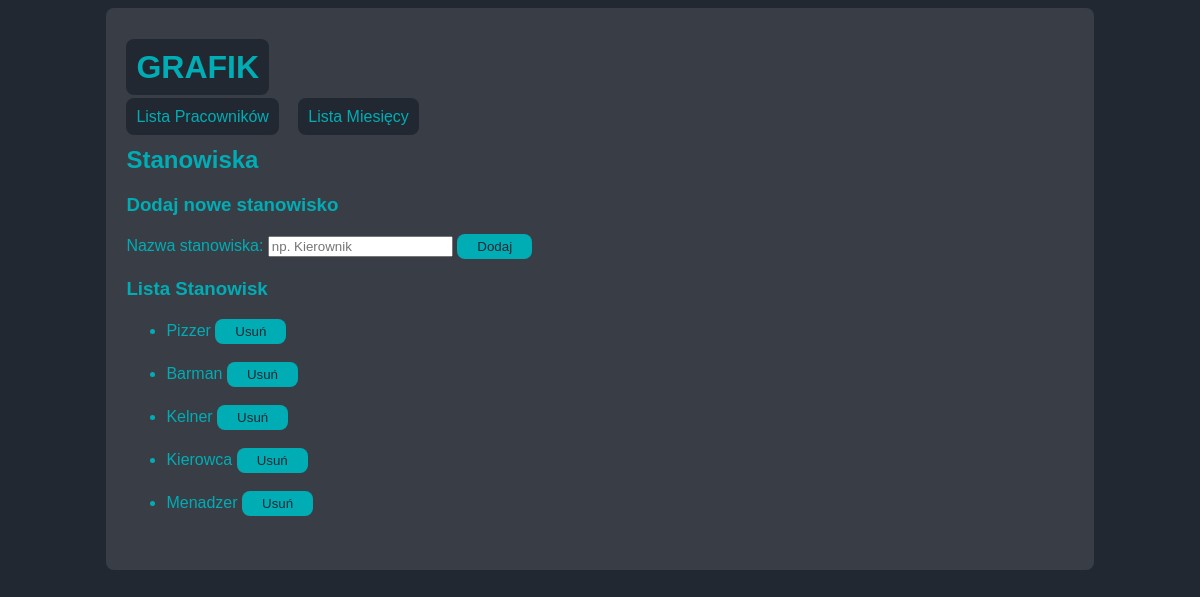
Page /positions on the committed database.
### tables this page shows
CREATE TABLE positions (
    id INTEGER PRIMARY KEY AUTOINCREMENT,
    name TEXT NOT NULL
);

### app.py (the view, shortened to what this page needs)
@app.route("/positions", methods=["GET","POST"])
def positions():
    db = get_db()
    positions = db.execute("SELECT * FROM positions").fetchall()
    positions = db.execute("SELECT * FROM positions").fetchall()
    return render_template("positions.html", positions=positions)

### app.py (called while the page is built)
def get_db():
    if "db" not in g:
        conn = sqlite3.connect(DATABASE)
        conn.row_factory = sqlite3.Row
        conn.execute("PRAGMA foreign_keys = ON;")
        g.db = conn
    return g.db

### templates/positions.html (shortened to what this page needs)
{% extends "index.html" %}
    {% block content %}
    <h2>Stanowiska</h2>
    <h3>Dodaj nowe stanowisko</h3>
    <form method="post" action="{{ url_for('positions') }}">
        <label for="position_name">Nazwa stanowiska:</label>
        <input type="text" name="position_name" id="position_name" required placeholder="np. Kierownik">
        <button type="submit">Dodaj</button>
    </form>
    <h3>Lista Stanowisk</h3>
    <ul>
        {% for position in positions %}
        <form method="post" action="{{ url_for('delete_position', position_id=position['id']) }}" onsubmit="return confirm('Czy na pewno chcesz usunąć to stanowisko?');">
            <li>{{ position.name }} <button type="submit">Usuń</button></li>
            <br>
        </form>
        {% endfor %}
    </ul>
    {% endblock %}

### static/CSS/style.css (style rules this page uses)
:root { --body_color: #222831; --main_color: #393E46; --text_color: #00ADB5; }
body { background-color: var(--body_color, value); color: var(--text_color, value); font-family: Arial, sans-serif; }
button { background-color: var(--text_color); color: var(--body_color); border: none; padding: 5px 20px; border-radius: 8px; cursor: pointer; }

### rows in the picture
positions: name "Pizzer"
positions: name "Barman"
positions: name "Kelner"
positions: name "Kierowca"
positions: name "Menadzer"
